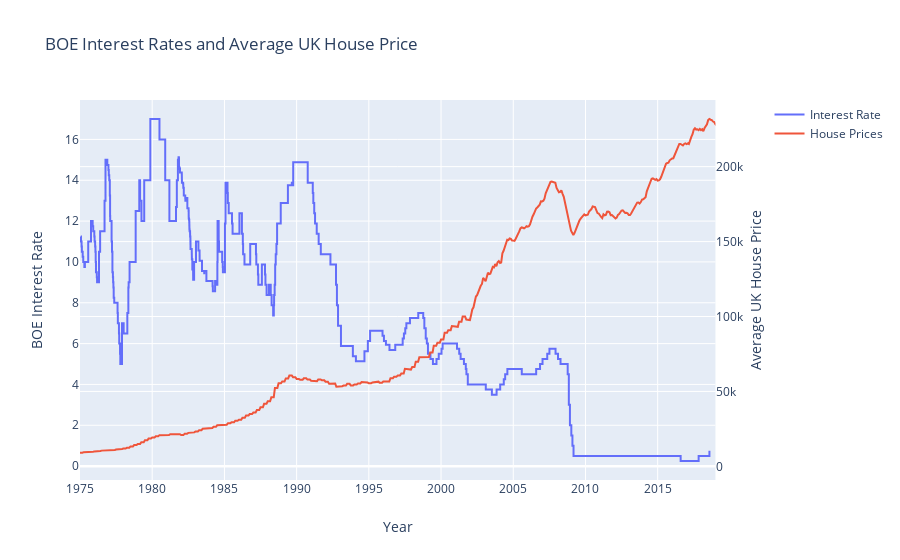

Source (notebook cell):
### Code cell
# Make lists from the Pandas series to use with plotly

a = interest_rate["NewDate"].tolist()
b = interest_rate["Rate"].tolist()
c = new["Date"].tolist()
d = new["Average_Price"].tolist()


# Create figure with secondary y-axis
fig = make_subplots(specs=[[{"secondary_y": True}]])

# Add traces
fig.add_trace(
    go.Scatter(x=a, y=b, name="Interest Rate", line_shape='vh'),
    secondary_y=False,
)

fig.add_trace(
    go.Scatter(x=c, y=d, name="House Prices"),
    secondary_y=True,
)

# Add figure title
fig.update_layout(
    title_text="BOE Interest Rates and Average UK House Price",
    xaxis_range=date_range
)

# Set x-axis title
fig.update_xaxes(title_text="Year")

# Set y-axes titles
fig.update_yaxes(title_text="BOE Interest Rate", secondary_y=False)
fig.update_yaxes(title_text="Average UK House Price", secondary_y=True)

fig.show()

### Figure 1 — Plotly figure (JSON) as saved in the notebook; plotly's stock layout.template omitted (floating-point values rounded to 4 significant figures; data arrays with more than 128 entries replaced by an {"elided": "..."} marker saying what was removed)
{"data": [{"line": {"shape": "vh"}, "name": "Interest Rate", "type": "scatter", "x": {"elided": "236 str values"}, "xaxis": "x", "y": {"elided": "236 float values"}, "yaxis": "y"}, {"name": "House Prices", "type": "scatter", "x": {"elided": "615 str values"}, "xaxis": "x", "y": {"elided": "615 float values"}, "yaxis": "y2"}], "layout": {"title": {"text": "BOE Interest Rates and Average UK House Price"}, "xaxis": {"anchor": "y", "domain": [0, 0.94], "range": ["1975-01-01", "2019-01-01"], "title": {"text": "Year"}}, "yaxis": {"anchor": "x", "domain": [0, 1], "title": {"text": "BOE Interest Rate"}}, "yaxis2": {"anchor": "x", "overlaying": "y", "side": "right", "title": {"text": "Average UK House Price"}}}}
